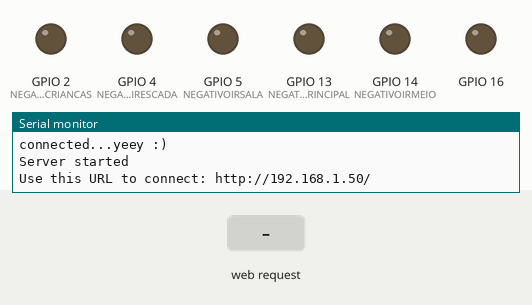
A sketch run on a simulated ESP8266 (NodeMCU). Shown: output pins drawn as LEDs (lit = HIGH), the last lines printed to the serial monitor. The inputs (shaded band) are chosen by the test bench. WiFi joins after 1.5 s; servers stay silent unless stated; pins used as bus, display or sensor lines are not drawn.

Above: at 2.7 s.
2.8 s: HTTP request GET /LED=OFF received
At 4.0 s:
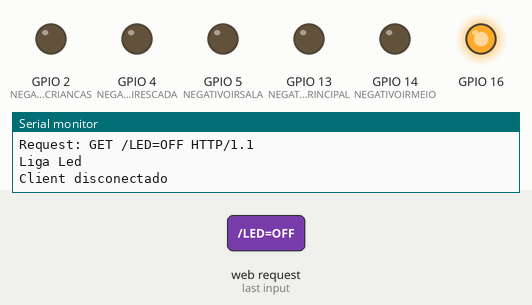
4.3 s: HTTP request GET /LED=ON received
At 5.2 s:
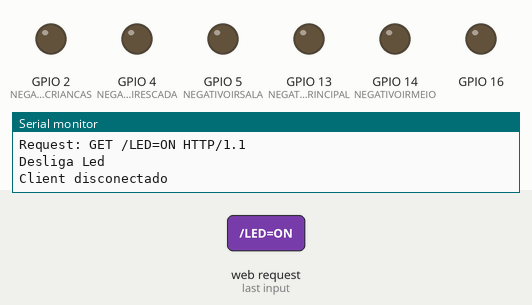
5.8 s: HTTP request GET /IR received
Timing chart, 0 to 8.8 s (numbered marks = the images above; inputs shaded):
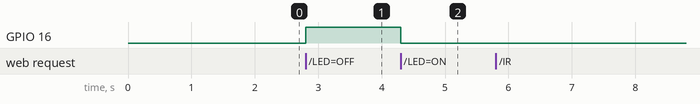

Measured:
- after the input at 2.8 s, GPIO 16: LOW → HIGH at once
- after the input at 4.3 s, GPIO 16: HIGH → LOW at once

The sketch:

nodeMCU-AutoConnect-ipfixo-controle-remoto-universal.ino
```cpp
#include <ESP8266WiFi.h>          //https://github.com/esp8266/Arduino

//needed for library
#include <DNSServer.h>
#include <ESP8266WebServer.h>
#include <WiFiManager.h>         //https://github.com/tzapu/WiFiManager

WiFiServer server(80);

/* ------------------------------------------------------------------ IR ------------------------------------------------------------------ */
/// IR
#include <IRremoteESP8266.h>
IRsend irsend(4); //an IR led is connected to D2 gpio 04

int RECV_PIN = 2; //an IR detector/demodulatord is connected   D4 gpio02
IRrecv irrecv(RECV_PIN);
decode_results results;

/* ------------------------------------------------------------------ IR ------------------------------------------------------------------ */

//DECLARACAO DE VARIAVEIS
String comando = "";
String strTipo = "";
String strRepeticao = "";
String strLocal = "N";
String strTamanho = "";
int intTamanho;

#include "Infravermelho.h"  //

void setup() {
    // put your setup code here, to run once:
    Serial.begin(115200);


    //I-O
    pinMode(16, OUTPUT);

    //controle negativo IR
    pinMode(NEGATIVOIRSALA, OUTPUT);
    pinMode(NEGATIVOIRESCADA, OUTPUT);
    pinMode(NEGATIVOIRCRIANCAS, OUTPUT);
    pinMode(NEGATIVOIRMEIO, OUTPUT);
    pinMode(NEGATIVOIRPRINCIPAL, OUTPUT);

    digitalWrite(NEGATIVOIRSALA, LOW);
    digitalWrite(NEGATIVOIRESCADA, LOW);
    digitalWrite(NEGATIVOIRCRIANCAS, LOW);
    digitalWrite(NEGATIVOIRMEIO, LOW);
    digitalWrite(NEGATIVOIRPRINCIPAL, LOW);

    //WiFiManager
    //Local intialization. Once its business is done, there is no need to keep it around
    WiFiManager wifiManager;
    //reset saved settings
    //wifiManager.resetSettings();

    //set custom ip for portal
    wifiManager.setAPStaticIPConfig(IPAddress(192,168,0,75), IPAddress(192,168,0,1), IPAddress(255,255,255,0));


    //start-block2
    IPAddress _ip = IPAddress(192, 168, 0, 88);
    IPAddress _gw = IPAddress(192, 168, 0, 1);
    IPAddress _sn = IPAddress(255, 255, 255, 0);
    //end-block2

    wifiManager.setSTAStaticIPConfig(_ip, _gw, _sn);

    //fetches ssid and pass from eeprom and tries to connect
    //if it does not connect it starts an access point with the specified name
    //here  "AutoConnectAP"
    //and goes into a blocking loop awaiting configuration
    wifiManager.autoConnect("AutoConnectAP");
    //or use this for auto generated name ESP + ChipID
    //wifiManager.autoConnect();

    //if you get here you have connected to the WiFi
    Serial.println("connected...yeey :)");


    // Start the server
    server.begin();
    Serial.println("Server started");

    // Print the IP address
    Serial.print("Use this URL to connect: ");
    Serial.print("http://");
    Serial.print(WiFi.localIP());
    Serial.println("/");

    //IR REC
    irrecv.enableIRIn(); // Start the receiver
}

void loop() {


  if (irrecv.decode(&results)) {
    Serial.println(results.value, HEX);
    irrecv.resume(); // Receive the next value
  }

  // Check if a client has connected
  WiFiClient client = server.available();
  if (!client) {
    return;
  }

  // Wait until the client sends some data
  Serial.println("Novo client");
  while(!client.available()){
    delay(1);
  }

  // Read the first line of the request
  String request = client.readStringUntil('\r');
  Serial.print("Request: ");
  Serial.println(request);

  client.flush();

  if (request.indexOf("/IR") != -1)  {
    strTipo = request.substring(8,6);
    strRepeticao = request.substring(8,9);
    intTamanho = request.length();
    strLocal = request.substring(intTamanho -9, intTamanho -10);
    comando = request.substring(9,intTamanho -10);

    Serial.print("strTipo: ");
    Serial.println(strTipo);
    Serial.print("strRepeticao: ");
    Serial.println(strRepeticao);
    Serial.print("strLocal: ");
    Serial.println(strLocal);
    Serial.print("comando: ");
    Serial.println(comando);

    sendIr(strRepeticao,strLocal, comando);

  }

  if (request.indexOf("/LED=OFF") != -1)  {
    digitalWrite(16, HIGH);
    Serial.println("Liga Led");
  }
  if (request.indexOf("/LED=ON") != -1)  {
    digitalWrite(16, LOW);
    Serial.println("Desliga Led");
  }

  // Return the response
  client.println("HTTP/1.1 200 OK");
  client.println("Content-Type: text/html");
  client.println("Access-Control-Allow-Origin: *");
  client.println(""); //  do not forget this one
  client.println("<!DOCTYPE HTML>");
  client.println("<html>");


  client.println("<br><br>");
  client.println("<a href=\"/LED=ON\"\"><button>Turn On </button></a>");
  client.println("<a href=\"/LED=OFF\"\"><button>Turn Off </button></a><br />");
  client.println("</html>");

  delay(1);
  Serial.println("Client disconectado");
  Serial.println("");


}
```

Infravermelho.h
```cpp
int NEGATIVOIRSALA = 5; //D1
int NEGATIVOIRESCADA = 4 ; //D2
int NEGATIVOIRCRIANCAS = 2; //D4
int NEGATIVOIRMEIO = 14; //D5
int NEGATIVOIRPRINCIPAL = 13; //D7

//Sala --> S
//Escada --> E
//Crianças --> K
//Escritorio --> M
//Casal --> C
//Externas -->  F

//generico
void sendIr(String strRepeticao, String strLocal, String strValue)
{
  int intRepeticao = strRepeticao.toInt();

  if(strLocal != "S"){digitalWrite(NEGATIVOIRSALA, HIGH); }
  if(strLocal != "E"){digitalWrite(NEGATIVOIRESCADA, HIGH); }
  if(strLocal != "C"){digitalWrite(NEGATIVOIRCRIANCAS, HIGH); }
  if(strLocal != "M"){digitalWrite(NEGATIVOIRMEIO, HIGH); }
  if(strLocal != "P"){digitalWrite(NEGATIVOIRPRINCIPAL, HIGH); }

    for (int i = 0; i < intRepeticao; i++) {
      unsigned long code = strValue.toInt() ;
      irsend.sendNEC(code, 32);
      delay(40);
    }

  if(strLocal != "S"){digitalWrite(NEGATIVOIRSALA, LOW); }
  if(strLocal != "E"){digitalWrite(NEGATIVOIRESCADA, LOW); }
  if(strLocal != "C"){digitalWrite(NEGATIVOIRCRIANCAS, LOW); }
  if(strLocal != "M"){digitalWrite(NEGATIVOIRMEIO, LOW); }
  if(strLocal != "P"){digitalWrite(NEGATIVOIRPRINCIPAL, LOW); }


  Serial.print("ir generico: ");
  Serial.println(strValue);
  Serial.print("Local: ");
  Serial.println(strLocal);
  Serial.print("Repeticao: ");
  Serial.println(intRepeticao);

  irrecv.enableIRIn(); // Re-enable receiver
}
```
